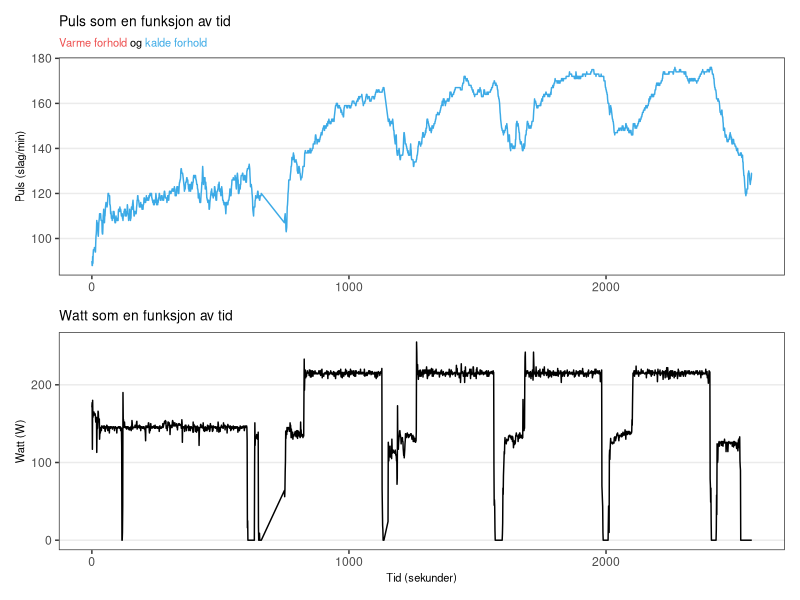

The R source for this figure:
## ---- chunk 1

library(tidyverse)
library(ggtext)
library(patchwork)

theme_set(theme_bw())
## ---- chunk 2

setwd("C:/Users/simen/Desktop/hvgs_des_2023/data")

hard_intervall_kald <- read_csv("hard_intervall_kald.csv")
## ---- chunk 3

# Puls som funksjon av tid

p1 <- hard_intervall_kald %>%
  ggplot(aes(x = time, y = heartrate)) +
  geom_line(aes(color = temperature), show.legend = F) +
  scale_x_continuous(
    name = NULL,
    breaks = seq(0, 3500, 1000)
  ) +
  scale_y_continuous(name = "Puls (slag/min)") +
  scale_color_manual(values = c("#3caae6", "#ed4e4e")) +
  labs(
    title = "Puls som en funksjon av tid",
    subtitle = paste(
    "<span style='color:#ed4e4e'>Varme forhold</span>", "og",
    "<span style='color:#3caae6'>kalde forhold</span>"
    )
  ) +
  theme(
    panel.grid.major.x = element_blank(),
    panel.grid.minor.x = element_blank(),
    panel.grid.minor.y = element_blank(),
    plot.title = element_text(size = 10),
    plot.subtitle = element_markdown(size = 8),
    axis.title = element_text(size = 10),
    axis.title.x = element_text(size = 8),
    axis.title.y = element_text(size = 8)
  )

# Watt som funksjon av tid

p2 <- hard_intervall_kald |> 
  filter(watts < 300) |> 
  ggplot(aes(x = time, y = watts)) +
  geom_line() +
  theme(panel.grid.major.x = element_blank(),
        panel.grid.minor.x = element_blank(),
        panel.grid.minor.y = element_blank()
  ) +
  scale_x_continuous(name = "Tid (sekunder)") +
  scale_y_continuous(name = "Watt (W)") +
  labs(title = "Watt som en funksjon av tid") +
  theme(
    plot.title = element_text(size = 10),
    plot.subtitle = element_text(size = 8),
    axis.title.x = element_text(size = 8),
    axis.title.y = element_text(size = 8)
  )

# Slå sammen plott

terskel_puls_watt_funksjon_tid <- p1 / p2
## ---- chunk 4

# Lagre plott

ggsave(terskel_puls_watt_funksjon_tid,
       filename = "terskel_puls_watt_funksjon_tid.jpg",
       dpi = 300,
       height = 4,
       width = 7)
